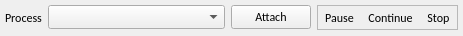
<?xml version="1.0" encoding="UTF-8"?>
<ui version="4.0">
 <class>Form</class>
 <widget class="QWidget" name="Form">
  <property name="geometry">
   <rect>
    <x>0</x>
    <y>0</y>
    <width>463</width>
    <height>36</height>
   </rect>
  </property>
  <property name="sizePolicy">
   <sizepolicy hsizetype="Preferred" vsizetype="Fixed">
    <horstretch>0</horstretch>
    <verstretch>0</verstretch>
   </sizepolicy>
  </property>
  <property name="maximumSize">
   <size>
    <width>16777215</width>
    <height>36</height>
   </size>
  </property>
  <property name="font">
   <font>
    <family>Calibri</family>
   </font>
  </property>
  <property name="windowTitle">
   <string>Form</string>
  </property>
  <layout class="QHBoxLayout" name="horizontalLayout">
   <property name="leftMargin">
    <number>5</number>
   </property>
   <property name="topMargin">
    <number>5</number>
   </property>
   <property name="rightMargin">
    <number>5</number>
   </property>
   <property name="bottomMargin">
    <number>6</number>
   </property>
   <item>
    <widget class="QLabel" name="label">
     <property name="text">
      <string>Process</string>
     </property>
    </widget>
   </item>
   <item>
    <widget class="QComboBox" name="comboProcess">
     <property name="sizePolicy">
      <sizepolicy hsizetype="Expanding" vsizetype="Fixed">
       <horstretch>0</horstretch>
       <verstretch>0</verstretch>
      </sizepolicy>
     </property>
    </widget>
   </item>
   <item>
    <widget class="QPushButton" name="btnAttach">
     <property name="text">
      <string>Attach</string>
     </property>
    </widget>
   </item>
   <item>
    <widget class="QFrame" name="frameDebugger">
     <property name="frameShape">
      <enum>QFrame::StyledPanel</enum>
     </property>
     <property name="frameShadow">
      <enum>QFrame::Raised</enum>
     </property>
     <layout class="QHBoxLayout" name="horizontalLayout_2">
      <property name="spacing">
       <number>0</number>
      </property>
      <property name="leftMargin">
       <number>0</number>
      </property>
      <property name="topMargin">
       <number>0</number>
      </property>
      <property name="rightMargin">
       <number>0</number>
      </property>
      <property name="bottomMargin">
       <number>0</number>
      </property>
      <item>
       <widget class="QToolButton" name="btnPause">
        <property name="text">
         <string>Pause</string>
        </property>
        <property name="icon">
         <iconset resource="resource.qrc">
          <normaloff>:/action/images/vscode/pause.svg</normaloff>:/action/images/vscode/pause.svg</iconset>
        </property>
        <property name="autoRaise">
         <bool>true</bool>
        </property>
       </widget>
      </item>
      <item>
       <widget class="QToolButton" name="btnContinue">
        <property name="text">
         <string>Continue</string>
        </property>
        <property name="icon">
         <iconset resource="resource.qrc">
          <normaloff>:/action/images/vscode/resume.svg</normaloff>:/action/images/vscode/resume.svg</iconset>
        </property>
        <property name="autoRaise">
         <bool>true</bool>
        </property>
       </widget>
      </item>
      <item>
       <widget class="QToolButton" name="btnStop">
        <property name="text">
         <string>Stop</string>
        </property>
        <property name="icon">
         <iconset resource="resource.qrc">
          <normaloff>:/action/images/vscode/stop.svg</normaloff>:/action/images/vscode/stop.svg</iconset>
        </property>
        <property name="autoRaise">
         <bool>true</bool>
        </property>
       </widget>
      </item>
     </layout>
    </widget>
   </item>
  </layout>
 </widget>
 <resources>
  <include location="resource.qrc"/>
 </resources>
 <connections/>
</ui>
